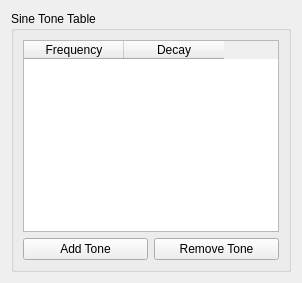
     <widget class="QWidget" name="verticalLayoutWidget_2">
      <layout class="QVBoxLayout" name="sine_tone_layout">
       <item>
        <widget class="QGroupBox" name="sine_tone_groupbox">
         <property name="title">
          <string>Sine Tone Table</string>
         </property>
         <layout class="QVBoxLayout" name="verticalLayout_2">
          <item>
           <widget class="QTableWidget" name="tone_table">
            <property name="toolTip">
             <string>&lt;html&gt;&lt;head/&gt;&lt;body&gt;&lt;p&gt;&lt;span style=&quot; font-weight:600;&quot;&gt;Sine Tone Table&lt;/span&gt;&lt;/p&gt;&lt;p&gt;The sine tones and decay values used in the test are listed here.  If sine tone frequencies or decay values are specified manually, they can be set in this table.&lt;/p&gt;&lt;/body&gt;&lt;/html&gt;</string>
            </property>
            <column>
             <property name="text">
              <string>Frequency</string>
             </property>
            </column>
            <column>
             <property name="text">
              <string>Decay</string>
             </property>
            </column>
           </widget>
          </item>
          <item>
           <layout class="QHBoxLayout" name="tone_buttons">
            <item>
             <widget class="QPushButton" name="add_tone_button">
              <property name="toolTip">
               <string>&lt;html&gt;&lt;head/&gt;&lt;body&gt;&lt;p&gt;&lt;span style=&quot; font-weight:600;&quot;&gt;Add Tone&lt;/span&gt;&lt;/p&gt;&lt;p&gt;Adds a sine tone to the sine tone table.&lt;/p&gt;&lt;/body&gt;&lt;/html&gt;</string>
              </property>
              <property name="text">
               <string>Add Tone</string>
              </property>
             </widget>
            </item>
            <item>
             <widget class="QPushButton" name="remove_tone_button">
              <property name="toolTip">
               <string>&lt;html&gt;&lt;head/&gt;&lt;body&gt;&lt;p&gt;&lt;span style=&quot; font-weight:600;&quot;&gt;Remove Tone&lt;/span&gt;&lt;/p&gt;&lt;p&gt;Removes the selected sine tone from the table.&lt;/p&gt;&lt;/body&gt;&lt;/html&gt;</string>
              </property>
              <property name="text">
               <string>Remove Tone</string>
              </property>
             </widget>
            </item>
           </layout>
          </item>
         </layout>
        </widget>
       </item>
      </layout>
     </widget>
